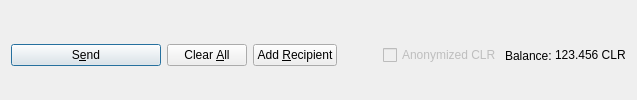
         <widget class="QFrame" name="frame_Send">
          <layout class="QHBoxLayout" name="horizontalLayout">
           <property name="bottomMargin">
            <number>0</number>
           </property>
           <item>
            <widget class="QPushButton" name="sendButton">
             <property name="minimumSize">
              <size>
               <width>150</width>
               <height>0</height>
              </size>
             </property>
             <property name="toolTip">
              <string>Confirm the send action</string>
             </property>
             <property name="text">
              <string>S&amp;end</string>
             </property>
             <property name="icon">
              <iconset resource="../clr.qrc">
               <normaloff>:/icons/send</normaloff>:/icons/send</iconset>
             </property>
             <property name="autoDefault">
              <bool>false</bool>
             </property>
             <property name="default">
              <bool>true</bool>
             </property>
            </widget>
           </item>
           <item>
            <widget class="QPushButton" name="clearButton">
             <property name="sizePolicy">
              <sizepolicy hsizetype="Minimum" vsizetype="Fixed">
               <horstretch>0</horstretch>
               <verstretch>0</verstretch>
              </sizepolicy>
             </property>
             <property name="toolTip">
              <string>Clear all fields of the form.</string>
             </property>
             <property name="text">
              <string>Clear &amp;All</string>
             </property>
             <property name="icon">
              <iconset resource="../clr.qrc">
               <normaloff>:/icons/remove</normaloff>:/icons/remove</iconset>
             </property>
             <property name="autoDefault">
              <bool>false</bool>
             </property>
            </widget>
           </item>
           <item>
            <widget class="QPushButton" name="addButton">
             <property name="toolTip">
              <string>Send to multiple recipients at once</string>
             </property>
             <property name="text">
              <string>Add &amp;Recipient</string>
             </property>
             <property name="icon">
              <iconset resource="../clr.qrc">
               <normaloff>:/icons/add</normaloff>:/icons/add</iconset>
             </property>
             <property name="autoDefault">
              <bool>false</bool>
             </property>
            </widget>
           </item>
           <item>
            <spacer name="horizontalSpacer">
             <property name="orientation">
              <enum>Qt::Horizontal</enum>
             </property>
             <property name="sizeHint" stdset="0">
              <size>
               <width>40</width>
               <height>20</height>
              </size>
             </property>
            </spacer>
           </item>
           <item>
            <layout class="QHBoxLayout" name="horizontalLayout_2">
             <property name="spacing">
              <number>3</number>
             </property>
             <item>
              <widget class="QCheckBox" name="checkzCLR">
               <property name="enabled">
                <bool>false</bool>
               </property>
               <property name="text">
                <string>Anonymized CLR</string>
               </property>
              </widget>
             </item>
             <item>
              <widget class="QLabel" name="label">
               <property name="text">
                <string>Balance:</string>
               </property>
              </widget>
             </item>
             <item>
              <widget class="QLabel" name="labelBalance">
               <property name="sizePolicy">
                <sizepolicy hsizetype="Preferred" vsizetype="Fixed">
                 <horstretch>0</horstretch>
                 <verstretch>0</verstretch>
                </sizepolicy>
               </property>
               <property name="cursor">
                <cursorShape>IBeamCursor</cursorShape>
               </property>
               <property name="text">
                <string notr="true">123.456 CLR</string>
               </property>
               <property name="textInteractionFlags">
                <set>Qt::LinksAccessibleByMouse|Qt::TextSelectableByKeyboard|Qt::TextSelectableByMouse</set>
               </property>
              </widget>
             </item>
            </layout>
           </item>
          </layout>
         </widget>
